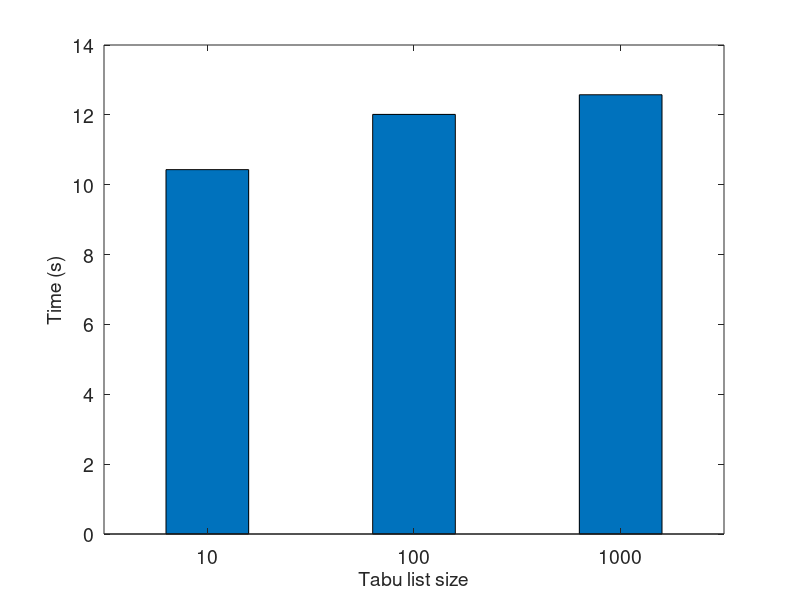

Write the MATLAB code that produced this figure.
clear;
V10 = [12.881 10.454 10.153 8.194 9.606 11.237 9.704 10.279 11.673 10.137];
V100 = [8.695 13.963 12.595 10.147 16.285 11.793 13.082 10.489 8.168 14.915];
V1000 = [11.83 13.791 11.488 15.818 10.705 11.918 11.37 12.713 14.227 11.894];

A10 = mean(V10);
A100 = mean(V100);
A1000 = mean(V1000);

X = [A10; A100; A1000];
fontsize = 14;
bar(X, 0.4);
set(gca,'XTickLabel',{'10', '100', '1000'});
set(gca,'fontsize', fontsize);
ylabel('Time (s)', 'fontsize', fontsize);
xlabel('Tabu list size', 'fontsize', fontsize);